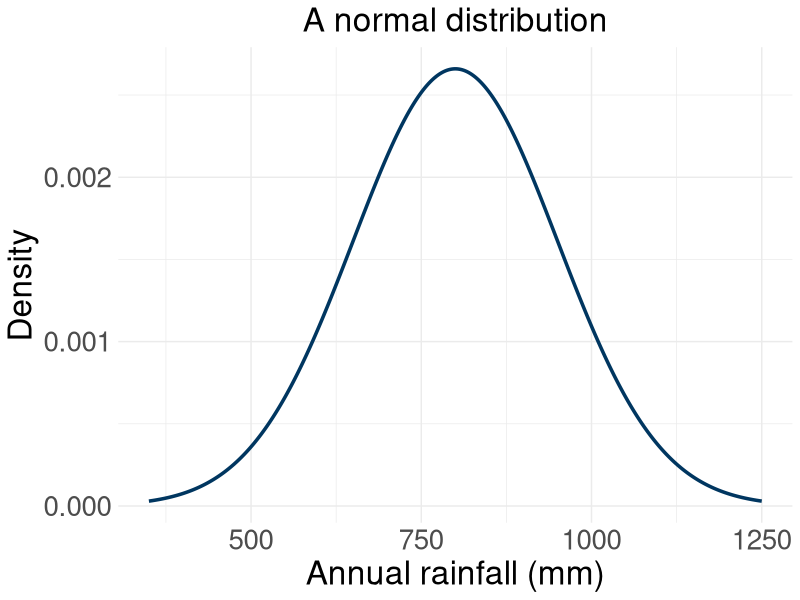
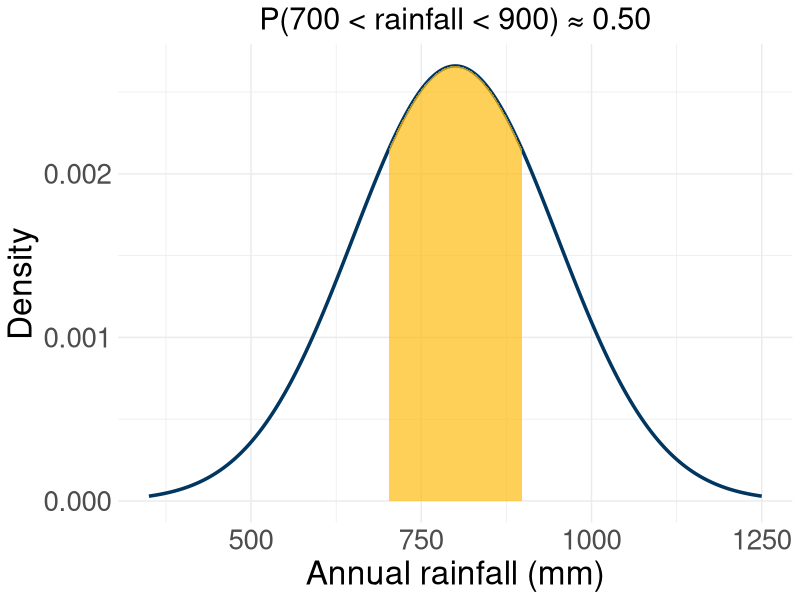

These figures' R source, in order: (Note: this script raises an error after producing the figures.)
## ---- chunk 1
#| eval: true
#| echo: false
#| warning: false
#| out-width: "80%"
#| fig-align: "center"
library(tidyverse)

x <- seq(350, 1250, length.out = 400)
df <- data.frame(x = x, y = dnorm(x, mean = 800, sd = 150))

ggplot(df, aes(x = x, y = y)) +
  geom_line(linewidth = 1.2, color = "#003660") +
  labs(x = "Annual rainfall (mm)", y = "Density", title = "A normal distribution") +
  theme_minimal() +
  theme(
    axis.text = element_text(size = 20),
    axis.title = element_text(size = 24),
    plot.title = element_text(size = 24, hjust = 0.5)
  )
## ---- chunk 2
#| eval: true
#| echo: false
#| warning: false
#| out-width: "80%"
#| fig-align: "center"
x <- seq(350, 1250, length.out = 400)
df <- data.frame(x = x, y = dnorm(x, mean = 800, sd = 150))
shade <- df |> filter(x >= 700, x <= 900)

ggplot(df, aes(x = x, y = y)) +
  geom_line(linewidth = 1.2, color = "#003660") +
  geom_ribbon(data = shade, aes(x = x, ymin = 0, ymax = y), fill = "#FEBC11", alpha = 0.7) +
  labs(x = "Annual rainfall (mm)", y = "Density", title = "P(700 < rainfall < 900) ≈ 0.50") +
  theme_minimal() +
  theme(
    axis.text = element_text(size = 20),
    axis.title = element_text(size = 24),
    plot.title = element_text(size = 22, hjust = 0.5)
  )
## ---- chunk 3
#| eval: true
#| echo: false
#| out-width: "100%"
#| fig-align: "center"
knitr::include_graphics("images/abraham_wald.png")
## ---- chunk 4
#| eval: true
#| echo: false
#| out-width: "100%"
#| fig-align: "center"
knitr::include_graphics("images/t_test_1.jpg")
## ---- chunk 5
#| eval: true
#| echo: false
#| out-width: "100%"
#| fig-align: "center"
knitr::include_graphics("images/t_test_2.jpg")
## ---- chunk 6
#| eval: true
#| echo: false
#| out-width: "100%"
#| fig-align: "center"
knitr::include_graphics("images/t_test_3.jpg")
## ---- chunk 7
#| eval: true
#| echo: false
#| out-width: "100%"
#| fig-align: "center"
knitr::include_graphics("images/t_test_4.jpg")
## ---- chunk 8
#| eval: true
#| echo: false
#| out-width: "100%"
#| fig-align: "center"
knitr::include_graphics("images/t_test_5.jpg")
## ---- chunk 9
#| eval: true
#| echo: false
#| out-width: "100%"
#| fig-align: "center"
knitr::include_graphics("images/t_test_6.jpg")
## ---- chunk 10
#| eval: true
#| echo: false
#| out-width: "100%"
#| fig-align: "center"
knitr::include_graphics("images/t_test_7.jpg")
## ---- chunk 11
#| eval: true
#| echo: false
#| out-width: "100%"
#| fig-align: "center"
knitr::include_graphics("images/t_test_8.jpg")
## ---- chunk 12
#| eval: true
#| echo: false
#| out-width: "100%"
#| fig-align: "center"
knitr::include_graphics("images/type_1_errors.png")
## ---- chunk 13
#| eval: true
#| echo: false
#| out-width: "100%"
#| fig-align: "center"
knitr::include_graphics("images/type_2_errors.png")
## ---- chunk 14
#| eval: true
#| echo: true
marmot <- c(1,2,3)
marmot == 2
## ---- chunk 15
#| eval: true
#| echo: true
pika <- c(1,2,5,9,10,15)
pika == 1 | pika >= 9
## ---- chunk 16
#| eval: true
#| echo: true
bear <- c(1,4,3, NA, 6) # Create a vector
is.na(bear) # Check element by element for == NA?
is.numeric(bear) # Checks entire *class* of vector
## ---- chunk 17
#| eval: true
#| echo: true
eds212 <- c("John", "Cara", "Will", "Zoe")
eds223 <- c("John", "Melissa", "Cara", "Joe", "Zoe")

eds212 %in% eds223
## ---- chunk 18
#| include: false
vole <- c(1,3,4,7,10,15)
mouse <- c(0,2,4,0,0,NA,11,15,20)

vole %in% mouse
